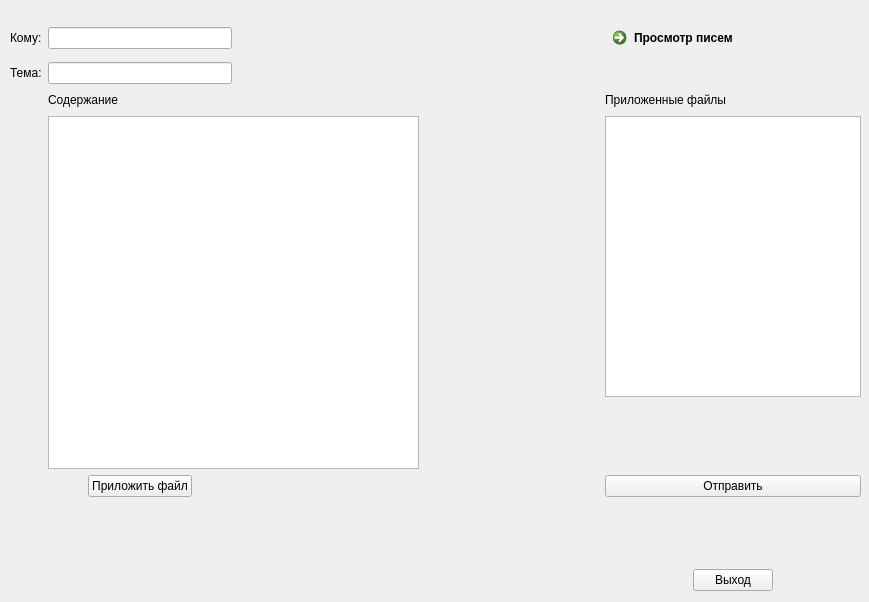
<?xml version="1.0" encoding="UTF-8"?>
<ui version="4.0">
 <class>File_sender</class>
 <widget class="QWidget" name="File_sender">
  <property name="geometry">
   <rect>
    <x>0</x>
    <y>0</y>
    <width>869</width>
    <height>602</height>
   </rect>
  </property>
  <property name="windowTitle">
   <string>Form</string>
  </property>
  <widget class="QWidget" name="gridLayoutWidget">
   <property name="geometry">
    <rect>
     <x>10</x>
     <y>20</y>
     <width>851</width>
     <height>571</height>
    </rect>
   </property>
   <layout class="QGridLayout" name="gridLayout">
    <item row="0" column="5">
     <layout class="QHBoxLayout" name="horizontalLayout_3">
      <item>
       <widget class="QCommandLinkButton" name="commandLinkButton_to_recieve">
        <property name="text">
         <string>Просмотр писем</string>
        </property>
        <property name="autoRepeat">
         <bool>false</bool>
        </property>
       </widget>
      </item>
     </layout>
    </item>
    <item row="1" column="1">
     <widget class="QLineEdit" name="lineEdit_header"/>
    </item>
    <item row="9" column="3">
     <spacer name="verticalSpacer">
      <property name="orientation">
       <enum>Qt::Vertical</enum>
      </property>
      <property name="sizeHint" stdset="0">
       <size>
        <width>20</width>
        <height>40</height>
       </size>
      </property>
     </spacer>
    </item>
    <item row="2" column="3">
     <spacer name="horizontalSpacer_4">
      <property name="orientation">
       <enum>Qt::Horizontal</enum>
      </property>
      <property name="sizeHint" stdset="0">
       <size>
        <width>40</width>
        <height>20</height>
       </size>
      </property>
     </spacer>
    </item>
    <item row="2" column="2">
     <spacer name="horizontalSpacer_3">
      <property name="orientation">
       <enum>Qt::Horizontal</enum>
      </property>
      <property name="sizeHint" stdset="0">
       <size>
        <width>40</width>
        <height>20</height>
       </size>
      </property>
     </spacer>
    </item>
    <item row="8" column="5">
     <widget class="QPushButton" name="pushButton_send_message">
      <property name="text">
       <string>Отправить</string>
      </property>
     </widget>
    </item>
    <item row="2" column="5">
     <widget class="QLabel" name="label_attach">
      <property name="text">
       <string>Приложенные файлы</string>
      </property>
     </widget>
    </item>
    <item row="0" column="1">
     <widget class="QLineEdit" name="lineEdit_to"/>
    </item>
    <item row="2" column="1">
     <widget class="QLabel" name="label_content">
      <property name="text">
       <string>Содержание</string>
      </property>
     </widget>
    </item>
    <item row="1" column="0">
     <widget class="QLabel" name="label_header">
      <property name="text">
       <string>Тема:</string>
      </property>
     </widget>
    </item>
    <item row="8" column="1">
     <layout class="QHBoxLayout" name="horizontalLayout_2">
      <item>
       <spacer name="horizontalSpacer">
        <property name="orientation">
         <enum>Qt::Horizontal</enum>
        </property>
        <property name="sizeHint" stdset="0">
         <size>
          <width>40</width>
          <height>20</height>
         </size>
        </property>
       </spacer>
      </item>
      <item>
       <widget class="QPushButton" name="pushButton_attch_file">
        <property name="text">
         <string>Приложить файл</string>
        </property>
       </widget>
      </item>
      <item>
       <spacer name="horizontalSpacer_2">
        <property name="orientation">
         <enum>Qt::Horizontal</enum>
        </property>
        <property name="sizeHint" stdset="0">
         <size>
          <width>40</width>
          <height>20</height>
         </size>
        </property>
       </spacer>
      </item>
     </layout>
    </item>
    <item row="10" column="5">
     <layout class="QHBoxLayout" name="horizontalLayout_4">
      <item>
       <spacer name="horizontalSpacer_5">
        <property name="orientation">
         <enum>Qt::Horizontal</enum>
        </property>
        <property name="sizeHint" stdset="0">
         <size>
          <width>40</width>
          <height>20</height>
         </size>
        </property>
       </spacer>
      </item>
      <item>
       <widget class="QPushButton" name="pushButton_exit">
        <property name="text">
         <string>Выход</string>
        </property>
       </widget>
      </item>
      <item>
       <spacer name="horizontalSpacer_6">
        <property name="orientation">
         <enum>Qt::Horizontal</enum>
        </property>
        <property name="sizeHint" stdset="0">
         <size>
          <width>40</width>
          <height>20</height>
         </size>
        </property>
       </spacer>
      </item>
     </layout>
    </item>
    <item row="6" column="3">
     <spacer name="verticalSpacer_5">
      <property name="orientation">
       <enum>Qt::Vertical</enum>
      </property>
      <property name="sizeHint" stdset="0">
       <size>
        <width>20</width>
        <height>40</height>
       </size>
      </property>
     </spacer>
    </item>
    <item row="0" column="0">
     <widget class="QLabel" name="label_to">
      <property name="text">
       <string>Кому:</string>
      </property>
     </widget>
    </item>
    <item row="5" column="3">
     <spacer name="verticalSpacer_3">
      <property name="orientation">
       <enum>Qt::Vertical</enum>
      </property>
      <property name="sizeHint" stdset="0">
       <size>
        <width>20</width>
        <height>40</height>
       </size>
      </property>
     </spacer>
    </item>
    <item row="4" column="3">
     <spacer name="verticalSpacer_4">
      <property name="orientation">
       <enum>Qt::Vertical</enum>
      </property>
      <property name="sizeHint" stdset="0">
       <size>
        <width>20</width>
        <height>40</height>
       </size>
      </property>
     </spacer>
    </item>
    <item row="3" column="3">
     <spacer name="verticalSpacer_2">
      <property name="orientation">
       <enum>Qt::Vertical</enum>
      </property>
      <property name="sizeHint" stdset="0">
       <size>
        <width>20</width>
        <height>40</height>
       </size>
      </property>
     </spacer>
    </item>
    <item row="7" column="3">
     <spacer name="verticalSpacer_6">
      <property name="orientation">
       <enum>Qt::Vertical</enum>
      </property>
      <property name="sizeHint" stdset="0">
       <size>
        <width>20</width>
        <height>40</height>
       </size>
      </property>
     </spacer>
    </item>
    <item row="3" column="1" rowspan="5" colspan="2">
     <widget class="QPlainTextEdit" name="plainTextEdit_message_text"/>
    </item>
    <item row="3" column="5" rowspan="4">
     <widget class="QListWidget" name="listWidget_attch_files"/>
    </item>
   </layout>
  </widget>
 </widget>
 <resources/>
 <connections/>
</ui>
